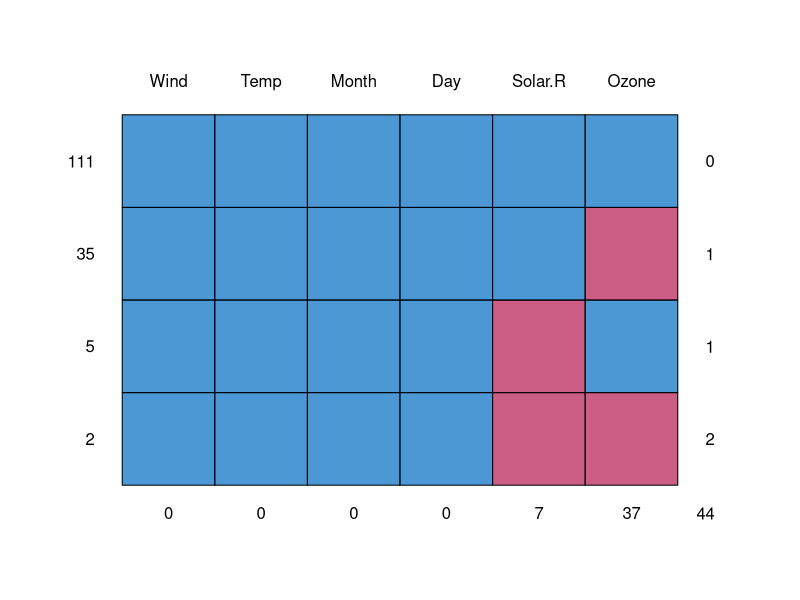
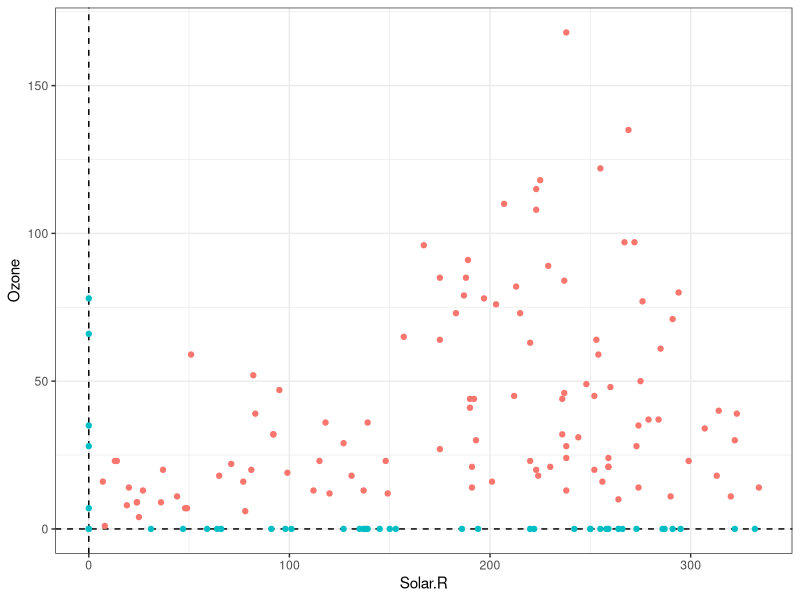
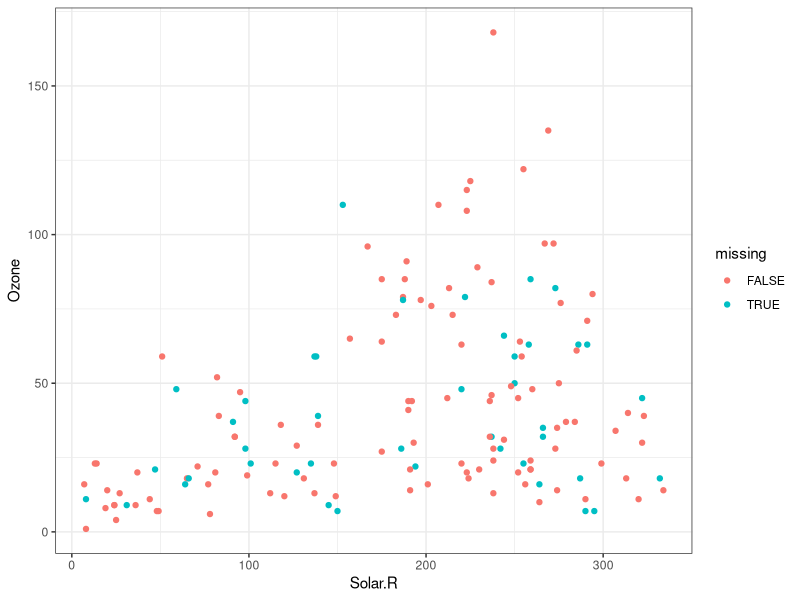

Source code (R) for these figures, in order:
## ---- chunk 1
suppressPackageStartupMessages(library(tidyverse))
suppressPackageStartupMessages(library(broom))
suppressPackageStartupMessages(library(mice))
## ---- chunk 2
airquality
## ---- chunk 3
md.pattern(airquality)
## ---- chunk 4
airquality %>% 
	mutate(missing = if_else(is.na(Solar.R) | is.na(Ozone), TRUE, FALSE),
		   Solar.R = ifelse(is.na(Solar.R), 0, Solar.R),
		   Ozone   = ifelse(is.na(Ozone), 0, Ozone)) %>% 
	ggplot(aes(Solar.R, Ozone)) +
	geom_hline(yintercept = 0, linetype = "dashed") +
	geom_vline(xintercept = 0, linetype = "dashed") +
	geom_point(aes(colour = missing)) +
	theme_bw() +
	scale_colour_discrete(guide = FALSE)
## ---- chunk 5
airquality <- airquality %>% 
	select(-Month, -Day)
## ---- chunk 6
m <- 10
(init <- mice(airquality, m = m, printFlag = FALSE))
## ---- chunk 7
mice::complete(init, 1)
## ---- chunk 8
mice::complete(init, 1) %>% 
	mutate(missing = if_else(is.na(airquality$Solar.R) | 
							 	is.na(airquality$Ozone), TRUE, FALSE)) %>% 
	ggplot(aes(Solar.R, Ozone)) +
	geom_point(aes(colour = missing)) +
	theme_bw()
## ---- chunk 9
(fits <- with(init, lm(Ozone ~ Solar.R + Wind + Temp)))
## ---- chunk 10
unclass(fits) %>% 
	str(max.level = 1)
## ---- chunk 11
fits$analyses[[1]]
## ---- chunk 12
summary(fits)
## ---- chunk 13
with(init, glm(
	Ozone ~ Solar.R + Wind + Temp, 
	family = Gamma(link="log")
)) %>% 
	summary()
## ---- chunk 14
pool(fits)
